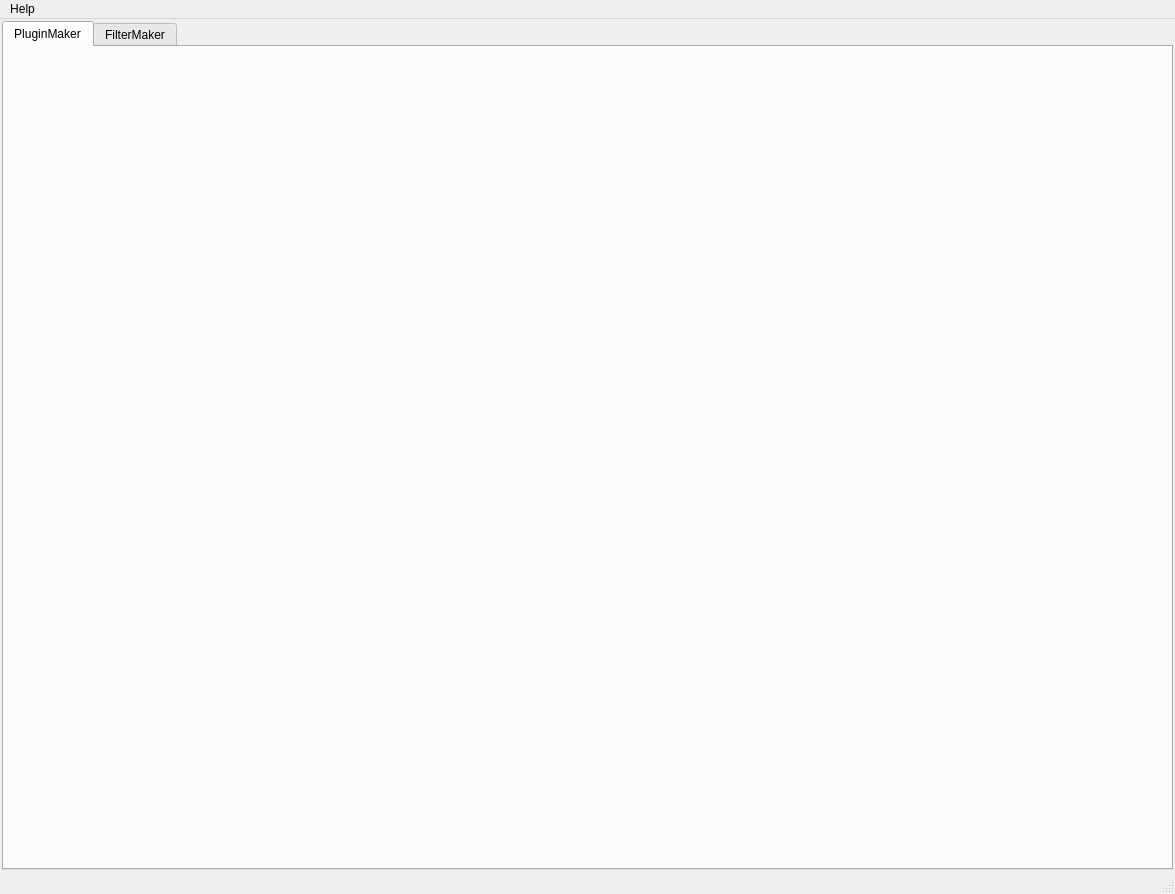
<?xml version="1.0" encoding="UTF-8"?>
<ui version="4.0">
 <class>DevHelper</class>
 <widget class="QMainWindow" name="DevHelper">
  <property name="geometry">
   <rect>
    <x>0</x>
    <y>0</y>
    <width>1175</width>
    <height>894</height>
   </rect>
  </property>
  <property name="windowTitle">
   <string>DevHelper</string>
  </property>
  <widget class="QWidget" name="centralwidget">
   <layout class="QGridLayout" name="gridLayout">
    <property name="leftMargin">
     <number>2</number>
    </property>
    <property name="topMargin">
     <number>2</number>
    </property>
    <property name="rightMargin">
     <number>2</number>
    </property>
    <property name="bottomMargin">
     <number>2</number>
    </property>
    <property name="spacing">
     <number>0</number>
    </property>
    <item row="0" column="0">
     <widget class="QTabWidget" name="tabWidget">
      <property name="currentIndex">
       <number>0</number>
      </property>
      <widget class="QWidget" name="pluginMakerTab">
       <attribute name="title">
        <string>PluginMaker</string>
       </attribute>
       <layout class="QGridLayout" name="gridLayout_2">
        <property name="leftMargin">
         <number>0</number>
        </property>
        <property name="topMargin">
         <number>0</number>
        </property>
        <property name="rightMargin">
         <number>0</number>
        </property>
        <property name="bottomMargin">
         <number>0</number>
        </property>
        <property name="spacing">
         <number>0</number>
        </property>
        <item row="0" column="0">
         <widget class="PluginMaker" name="pluginMaker" native="true"/>
        </item>
       </layout>
      </widget>
      <widget class="QWidget" name="filterMakerTab">
       <attribute name="title">
        <string>FilterMaker</string>
       </attribute>
       <layout class="QGridLayout" name="gridLayout_3">
        <property name="leftMargin">
         <number>0</number>
        </property>
        <property name="topMargin">
         <number>0</number>
        </property>
        <property name="rightMargin">
         <number>0</number>
        </property>
        <property name="bottomMargin">
         <number>0</number>
        </property>
        <property name="spacing">
         <number>0</number>
        </property>
        <item row="0" column="0">
         <widget class="FilterMaker" name="filterMaker" native="true"/>
        </item>
       </layout>
      </widget>
     </widget>
    </item>
   </layout>
  </widget>
  <widget class="QMenuBar" name="menubar">
   <property name="geometry">
    <rect>
     <x>0</x>
     <y>0</y>
     <width>1175</width>
     <height>21</height>
    </rect>
   </property>
   <widget class="QMenu" name="menuHelp">
    <property name="title">
     <string>Help</string>
    </property>
    <addaction name="actionShowUserManual"/>
    <addaction name="actionAbout"/>
   </widget>
   <addaction name="menuHelp"/>
  </widget>
  <widget class="QStatusBar" name="statusbar"/>
  <action name="actionShowUserManual">
   <property name="text">
    <string>Show User Manual</string>
   </property>
  </action>
  <action name="actionAbout">
   <property name="text">
    <string>About</string>
   </property>
  </action>
 </widget>
 <customwidgets>
  <customwidget>
   <class>PluginMaker</class>
   <extends>QWidget</extends>
   <header location="global">PluginMaker.h</header>
   <container>1</container>
  </customwidget>
  <customwidget>
   <class>FilterMaker</class>
   <extends>QWidget</extends>
   <header location="global">FilterMaker.h</header>
   <container>1</container>
  </customwidget>
 </customwidgets>
 <resources/>
 <connections/>
</ui>
